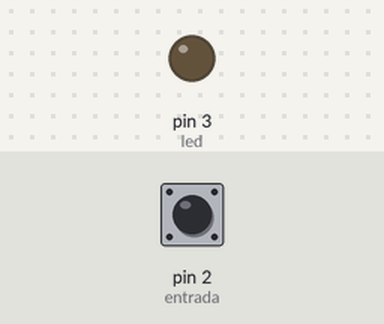
Simulated run of this sketch. Board: Arduino Uno, built with avr-gcc and run on an emulated ATmega328P. Parts: output pins drawn as LEDs (lit = HIGH). The test bench sets the inputs (shaded band); at power-on: pin 2 (entrada) HIGH.

Above: at 1.2 s.
1.3 s: pin 2 (entrada) pulsed LOW 2 times (0.12 s each, 0.3 s apart)
At 1.47 s:
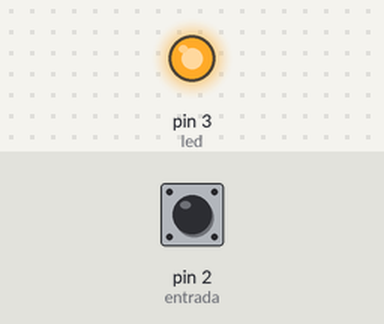
Timing chart, 0 to 4.3 s (numbered marks = the images above; inputs shaded):
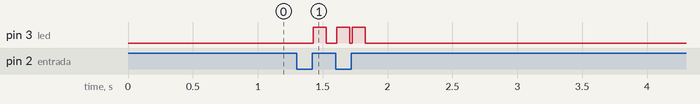

The sketch:

sketch_apr26b.ino
```cpp
#include <Temporizador.h>
Temporizador temp;
Temporizador temp2;
Temporizador temp3;
Temporizador temp4;

int entrada = 2;
int led = 3;
int estadoPulsador;
bool paso1 = false;
bool paso2 = false;
int contador;

void setup() {

pinMode(entrada,INPUT);
pinMode(led, OUTPUT);

temp.temporizar(0,0,0,0,8);
temp2.temporizar(0,0,0,0,100);
temp3.temporizar(0,0,0,0,8);
temp4.temporizar(0,0,0,0,100);

}

void loop() {

estadoPulsador = digitalRead(entrada);

  if (estadoPulsador == LOW && paso1 == false){
    temp.temporizar(0,0,0,0,8);
    contador = 1;}
    if(contador == 1){
      if(temp.completado()){
          digitalWrite(led, HIGH);
          temp2.temporizar(0,0,0,0,100);
          contador = 2;}}
          if(contador == 2){
            if(temp2.completado()){
            digitalWrite(led, LOW);
          paso1=true;
          paso2=true;
          contador = 3;
  }}

  if (estadoPulsador == HIGH && paso2==true){
    temp3.temporizar(0,0,0,0,8);
    contador = 4;}
    if(contador == 4){
      if(temp3.completado()){
          digitalWrite(led, HIGH);
          temp4.temporizar(0,0,0,0,100);
          contador = 5;}}
          if(contador == 5){
            if(temp4.completado()){
            digitalWrite(led, LOW);
          paso1=false;
          paso2=false;
          contador = 5;
  }}


}
```

Measured:
- after the input at 1.3 s, pin 3 (led): goes HIGH 0.10 s, LOW 0.08 s, HIGH 0.10 s, LOW 0.02 s, HIGH 0.10 s, then LOW, starting after 0.13 s
